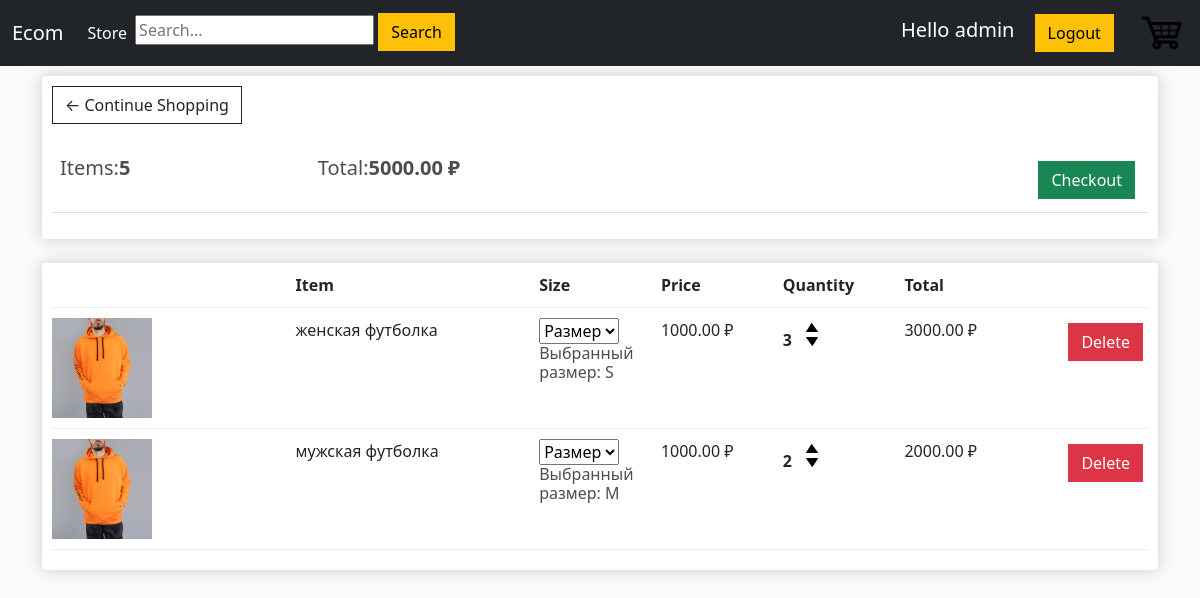
The app's page /cart/ (signed in), older data.
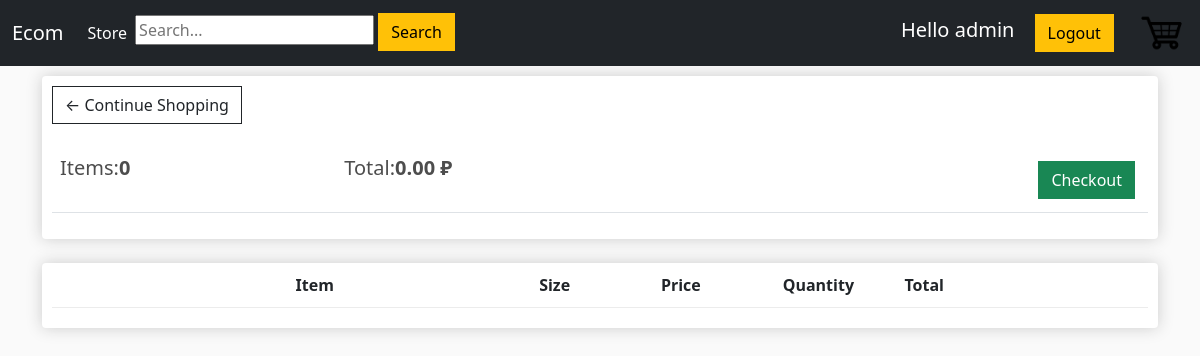
The same page, newer data.
### mainapp/models.py (models this page shows, shortened)
class Order(models.Model):
    customer = models.ForeignKey(Customer, on_delete=models.SET_NULL, blank=True, null=True)
    date_order = models.DateTimeField(auto_now_add=True)
    complete = models.BooleanField(default=False, null=True, blank=False)
    transaction_id = models.CharField(max_length=200, null=True)
    @property
    def get_cart_total(self):
        orderitems = self.orderitem_set.all()
        total = sum([item.get_total for item in orderitems])
        return total
    def get_cart_items(self):
        orderitems = self.orderitem_set.all()
        items = sum([item.quantity for item in orderitems])
        return items

class OrderItem(models.Model):
    product = models.ForeignKey(Product, on_delete=models.SET_NULL, blank=True, null=True)
    order = models.ForeignKey(Order, on_delete=models.SET_NULL, blank=True, null=True)
    size = models.CharField(max_length=10, null=True)
    quantity = models.IntegerField(default=0, null=True, blank=True)
    date_added = models.DateTimeField(auto_now_add=True)
    @property
    def get_total(self):
        total = self.product.price * self.quantity
        return total

class Product(models.Model):
    name = models.CharField(max_length=200, null=True)
    price = models.DecimalField(max_digits=7, decimal_places=2)
    digital = models.BooleanField(default=False, null=True, blank=False)
    image = models.ImageField(null=True, blank=True)
    description = models.CharField(max_length=1000, null=True)
    def imageURL(self):
        try:
            url = self.image.url
        except:
            url = ''
        return url

### mainapp/views.py (the view)
# urls.py: path('cart/', views.cart, name='cart'),
def cart(request):
    data = cartData(request)
    cartItems = data['cartItems']
    order = data['order']
    items = data['items']
    context = {'items': items, 'order': order}
    return render(request, 'mainapp/cart.html', context)

### mainapp/utils.py (called while the page is built)
def cartData(request):
    if request.user.is_authenticated:
        customer = request.user.customer
        order, created = Order.objects.get_or_create(customer=customer, complete=False)
        cartItems = order.get_cart_items()
        items = order.orderitem_set.all()
    else:
        cookieData = cookieCart(request)
        cartItems = cookieData['cartItems']
        order = cookieData['order']
        items = cookieData['items']
    return {"cartItems": cartItems, "order": order, "items": items}

### mainapp/templates/mainapp/cart.html (shortened to what this page needs)
{% extends 'mainapp/index.html' %}
{% load static %}
{% block content%}
    <div class="row">
        <div class="col-lg-12">
            <div class="box-element">
                <a class="btn btn-outline-dark" href="{% url 'store' %}">&#x2190; Continue Shopping</a>
                <br>
                <br>
                <table class="table">
                    <tr>
                        <th><h5>Items:<strong>{{order.get_cart_items}}</strong></h5></th>
                        <th><h5>Total:<strong>{{order.get_cart_total|floatformat:2}} ₽</strong></h5></th>
                        <th>
                            <a style="float:right;margin:5px" class="btn btn-success" href="{% url 'checkout' %}">Checkout</a>
                        </th>
                    </tr>
                </table>
            </div>
            <br>
            <div class="box-element">
                <div class="cart-row">
                    <div style="flex:2"></div>
                    <div style="flex:2"><strong>Item</strong></div>
                    <div style="flex:1"><strong>Size</strong></div>
                    <div style="flex:1"><strong>Price</strong></div>
                    <div style="flex:1"><strong>Quantity</strong></div>
                    <div style="flex:1"><strong>Total</strong></div>
                    <div style="flex:1"><strong></strong></div>
                </div>
                {% for item in items %}
                <div class="cart-row">
                    <div style="flex:2"><img class="row-image" src="{{item.product.imageURL}}"></div>
                    <div style="flex:2">{{item.product.name}}</div>
                    <div style="flex:1">
                                <select data-product={{item.product.id}} data-action="size" name="size" class="size">
                                      <option value="0" selected>Размер</option>
                                </select>
                                {% if item.size == None %}
                                    <h6 style="color: red">Выберите размер!</h6>
                                {% else %}
                                    <h6>Выбранный размер: {{item.size}}</h6>
                                {% endif %}
                    </div>
                    <div style="flex:1">{{item.product.price|floatformat:2}} ₽</div>
                    <div style="flex:1">
						<p class="quantity">{{item.quantity}}</p>
						<div class="quantity">
							<img data-product={{item.product.id}} data-action="add" class="chg-quantity update-cart" src="{% static  'images/arrow-up.png' %}">
							<img data-product={{item.product.id}} data-action="remove" class="chg-quantity update-cart" src="{% static  'images/arrow-down.png' %}">
						</div>
					</div>
					<div style="flex:1"><p>{{item.get_total}} ₽</p></div>
                    <div style="flex:1">
                        <a data-product="{{item.product.id}}" data-action="delete" style="float:right;margin:5px" class="btn btn-danger update-cart">Delete</a>
                    </div>
                </div>
                {% endfor %}
            </div>
        </div>
    </div>
{% endblock content%}

Row changes from the older to the newer data that the page shows:
no longer on this page (row edited): Order: get_cart_items "5", get_cart_total "5000.00"
removed OrderItem: product.imageURL (picture), product.name "женская футболка", size "Размер", size "S", product.price "1000.00", quantity "3", get_total "3000.00"
removed OrderItem: product.imageURL (picture), product.name "мужская футболка", size "Размер", size "M", product.price "1000.00", quantity "2", get_total "2000.00"
added Order: get_cart_items "0", get_cart_total "0.00"
